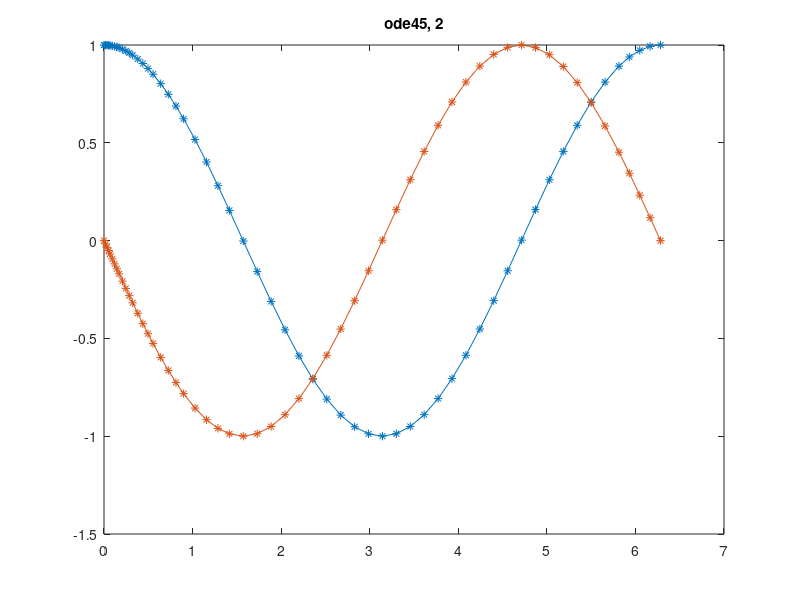

This chart was generated by the following MATLAB code: (Note: this script raises an error after producing the figure.)
 h = 0.1;
 a = 0; b = 2*pi;
 f = @(x, y) [0, 1; -1 0]*y;
 y0 = [1; 0];
             

[x,Y]=ode45(f,[a,b],y0);
figure(4), plot(x,Y,'-*'), title('ode45, 2')

npassos=ceil((b-a)/h); 
[x2,Y2]=eulerend(f,[a,b],y0,npassos);
figure(5), plot(x2,Y2,'-*'), title('Eulerend')


[x2,Y2]=eulerdar(f,[a,b],y0,npassos);
figure(7), plot(x2,Y2,'-*'), title('Eulerdar')
 